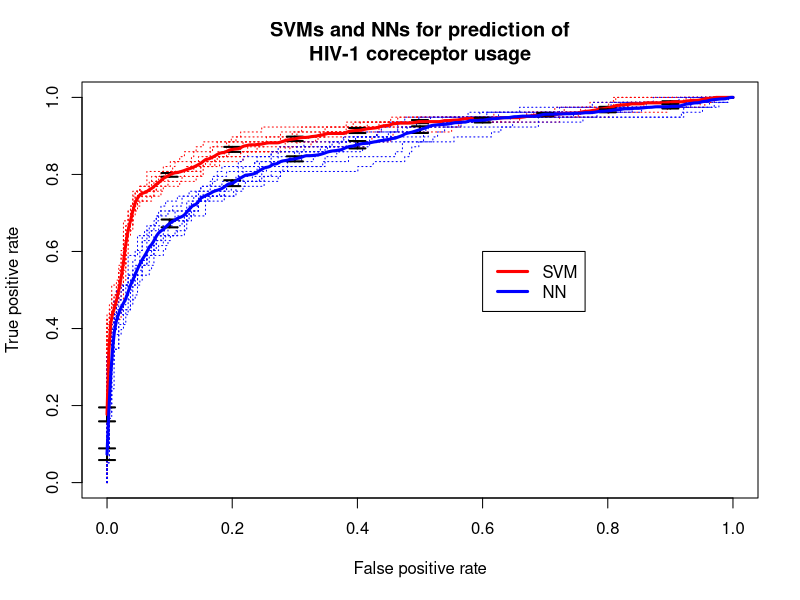

The R source for this figure:
library(ROCR)


### Name: ROCR.hiv
### Title: Data set: Support vector machines and neural networks applied to
###   the prediction of HIV-1 coreceptor usage
### Aliases: ROCR.hiv
### Keywords: datasets

### ** Examples

data(ROCR.hiv)
attach(ROCR.hiv)
pred.svm <- prediction(hiv.svm$predictions, hiv.svm$labels)
perf.svm <- performance(pred.svm, 'tpr', 'fpr')
pred.nn <- prediction(hiv.nn$predictions, hiv.svm$labels)
perf.nn <- performance(pred.nn, 'tpr', 'fpr')
plot(perf.svm, lty=3, col="red",main="SVMs and NNs for prediction of
HIV-1 coreceptor usage")
plot(perf.nn, lty=3, col="blue",add=TRUE)
plot(perf.svm, avg="vertical", lwd=3, col="red",
     spread.estimate="stderror",plotCI.lwd=2,add=TRUE)
plot(perf.nn, avg="vertical", lwd=3, col="blue",
spread.estimate="stderror",plotCI.lwd=2,add=TRUE)
legend(0.6,0.6,c('SVM','NN'),col=c('red','blue'),lwd=3)
